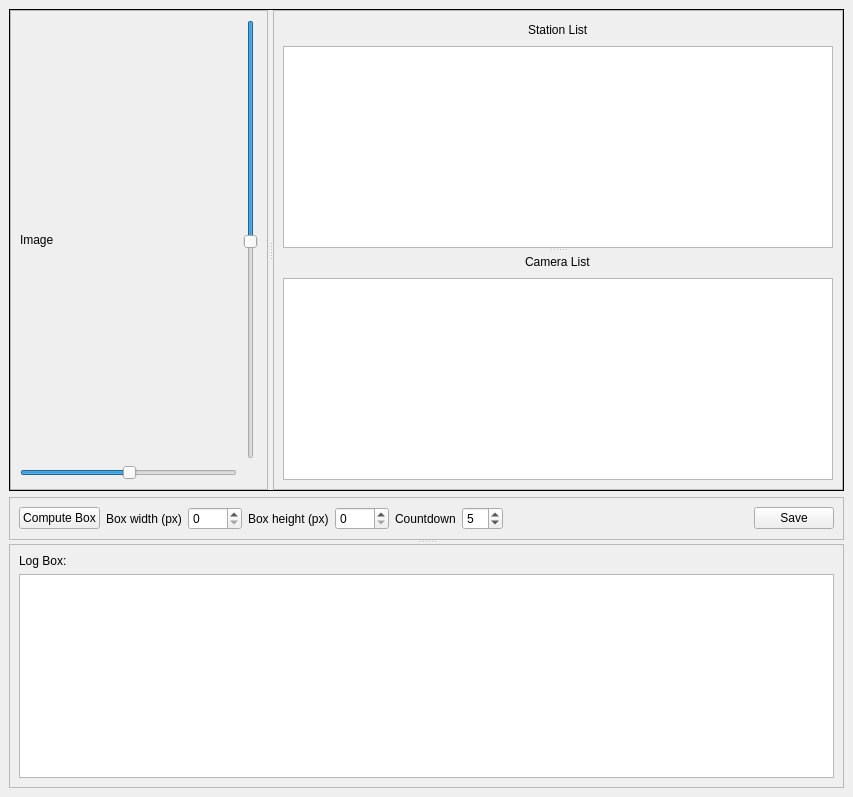
<?xml version="1.0" encoding="UTF-8"?>
<ui version="4.0">
 <class>MainWindow</class>
 <widget class="QMainWindow" name="MainWindow">
  <property name="geometry">
   <rect>
    <x>0</x>
    <y>0</y>
    <width>853</width>
    <height>797</height>
   </rect>
  </property>
  <property name="windowTitle">
   <string>DigiGym Calibration</string>
  </property>
  <property name="styleSheet">
   <string notr="true"/>
  </property>
  <widget class="QWidget" name="centralwidget">
   <layout class="QGridLayout" name="gridLayout">
    <item row="0" column="0">
     <widget class="QSplitter" name="splitter_2">
      <property name="orientation">
       <enum>Qt::Vertical</enum>
      </property>
      <widget class="QWidget" name="layoutWidget">
       <layout class="QVBoxLayout" name="verticalLayout_3">
        <item>
         <widget class="QSplitter" name="splitter">
          <property name="frameShape">
           <enum>QFrame::Box</enum>
          </property>
          <property name="orientation">
           <enum>Qt::Horizontal</enum>
          </property>
          <property name="opaqueResize">
           <bool>true</bool>
          </property>
          <property name="handleWidth">
           <number>5</number>
          </property>
          <property name="childrenCollapsible">
           <bool>true</bool>
          </property>
          <widget class="QFrame" name="frame_2">
           <property name="frameShape">
            <enum>QFrame::StyledPanel</enum>
           </property>
           <property name="frameShadow">
            <enum>QFrame::Raised</enum>
           </property>
           <layout class="QGridLayout" name="gridLayout_3">
            <item row="0" column="0">
             <widget class="QLabel" name="image_label">
              <property name="text">
               <string>Image</string>
              </property>
             </widget>
            </item>
            <item row="0" column="1">
             <widget class="QSlider" name="height_slider">
              <property name="value">
               <number>50</number>
              </property>
              <property name="tracking">
               <bool>true</bool>
              </property>
              <property name="orientation">
               <enum>Qt::Vertical</enum>
              </property>
              <property name="invertedAppearance">
               <bool>true</bool>
              </property>
             </widget>
            </item>
            <item row="1" column="0">
             <widget class="QSlider" name="width_slider">
              <property name="value">
               <number>50</number>
              </property>
              <property name="tracking">
               <bool>true</bool>
              </property>
              <property name="orientation">
               <enum>Qt::Horizontal</enum>
              </property>
              <property name="invertedAppearance">
               <bool>false</bool>
              </property>
              <property name="invertedControls">
               <bool>false</bool>
              </property>
             </widget>
            </item>
           </layout>
          </widget>
          <widget class="QFrame" name="frame_3">
           <property name="frameShape">
            <enum>QFrame::StyledPanel</enum>
           </property>
           <property name="frameShadow">
            <enum>QFrame::Raised</enum>
           </property>
           <layout class="QGridLayout" name="gridLayout_5">
            <item row="0" column="0">
             <widget class="QSplitter" name="splitter_3">
              <property name="orientation">
               <enum>Qt::Vertical</enum>
              </property>
              <widget class="QWidget" name="verticalLayoutWidget">
               <layout class="QVBoxLayout" name="verticalLayout">
                <item>
                 <layout class="QHBoxLayout" name="horizontalLayout">
                  <item>
                   <spacer name="horizontalSpacer">
                    <property name="orientation">
                     <enum>Qt::Horizontal</enum>
                    </property>
                    <property name="sizeHint" stdset="0">
                     <size>
                      <width>40</width>
                      <height>20</height>
                     </size>
                    </property>
                   </spacer>
                  </item>
                  <item>
                   <widget class="QLabel" name="label">
                    <property name="text">
                     <string>Station List</string>
                    </property>
                   </widget>
                  </item>
                  <item>
                   <spacer name="horizontalSpacer_2">
                    <property name="orientation">
                     <enum>Qt::Horizontal</enum>
                    </property>
                    <property name="sizeHint" stdset="0">
                     <size>
                      <width>40</width>
                      <height>20</height>
                     </size>
                    </property>
                   </spacer>
                  </item>
                 </layout>
                </item>
                <item>
                 <widget class="QListWidget" name="station_list"/>
                </item>
               </layout>
              </widget>
              <widget class="QWidget" name="verticalLayoutWidget_2">
               <layout class="QVBoxLayout" name="verticalLayout_2">
                <item>
                 <layout class="QHBoxLayout" name="horizontalLayout_2">
                  <item>
                   <spacer name="horizontalSpacer_3">
                    <property name="orientation">
                     <enum>Qt::Horizontal</enum>
                    </property>
                    <property name="sizeHint" stdset="0">
                     <size>
                      <width>40</width>
                      <height>20</height>
                     </size>
                    </property>
                   </spacer>
                  </item>
                  <item>
                   <widget class="QLabel" name="label_2">
                    <property name="text">
                     <string>Camera List</string>
                    </property>
                   </widget>
                  </item>
                  <item>
                   <spacer name="horizontalSpacer_4">
                    <property name="orientation">
                     <enum>Qt::Horizontal</enum>
                    </property>
                    <property name="sizeHint" stdset="0">
                     <size>
                      <width>40</width>
                      <height>20</height>
                     </size>
                    </property>
                   </spacer>
                  </item>
                 </layout>
                </item>
                <item>
                 <widget class="QListWidget" name="camera_list"/>
                </item>
               </layout>
              </widget>
             </widget>
            </item>
           </layout>
          </widget>
         </widget>
        </item>
        <item>
         <widget class="QFrame" name="frame_6">
          <property name="sizePolicy">
           <sizepolicy hsizetype="Preferred" vsizetype="Fixed">
            <horstretch>0</horstretch>
            <verstretch>0</verstretch>
           </sizepolicy>
          </property>
          <property name="frameShape">
           <enum>QFrame::StyledPanel</enum>
          </property>
          <property name="frameShadow">
           <enum>QFrame::Raised</enum>
          </property>
          <layout class="QGridLayout" name="gridLayout_4">
           <item row="0" column="0">
            <layout class="QHBoxLayout" name="horizontalLayout_3">
             <item>
              <widget class="QPushButton" name="compute_box_button">
               <property name="text">
                <string>Compute Box</string>
               </property>
              </widget>
             </item>
             <item>
              <widget class="QLabel" name="label_3">
               <property name="text">
                <string>Box width (px)</string>
               </property>
              </widget>
             </item>
             <item>
              <widget class="QSpinBox" name="width_box">
               <property name="maximum">
                <number>1920</number>
               </property>
               <property name="stepType">
                <enum>QAbstractSpinBox::DefaultStepType</enum>
               </property>
              </widget>
             </item>
             <item>
              <widget class="QLabel" name="label_4">
               <property name="text">
                <string>Box height (px)</string>
               </property>
              </widget>
             </item>
             <item>
              <widget class="QSpinBox" name="height_box">
               <property name="maximum">
                <number>1080</number>
               </property>
              </widget>
             </item>
             <item>
              <widget class="QLabel" name="label_6">
               <property name="text">
                <string>Countdown</string>
               </property>
              </widget>
             </item>
             <item>
              <widget class="QSpinBox" name="countdown_box">
               <property name="value">
                <number>5</number>
               </property>
              </widget>
             </item>
             <item>
              <spacer name="horizontalSpacer_5">
               <property name="orientation">
                <enum>Qt::Horizontal</enum>
               </property>
               <property name="sizeHint" stdset="0">
                <size>
                 <width>40</width>
                 <height>20</height>
                </size>
               </property>
              </spacer>
             </item>
             <item>
              <widget class="QPushButton" name="pushButton">
               <property name="text">
                <string>Save</string>
               </property>
              </widget>
             </item>
            </layout>
           </item>
          </layout>
         </widget>
        </item>
       </layout>
      </widget>
      <widget class="QFrame" name="frame">
       <property name="frameShape">
        <enum>QFrame::StyledPanel</enum>
       </property>
       <property name="frameShadow">
        <enum>QFrame::Raised</enum>
       </property>
       <layout class="QGridLayout" name="gridLayout_2">
        <item row="0" column="0">
         <widget class="QLabel" name="label_5">
          <property name="text">
           <string>Log Box:</string>
          </property>
         </widget>
        </item>
        <item row="1" column="0">
         <widget class="QTextEdit" name="log_textbox">
          <property name="readOnly">
           <bool>true</bool>
          </property>
         </widget>
        </item>
       </layout>
      </widget>
     </widget>
    </item>
   </layout>
  </widget>
  <widget class="QMenuBar" name="menubar">
   <property name="geometry">
    <rect>
     <x>0</x>
     <y>0</y>
     <width>853</width>
     <height>22</height>
    </rect>
   </property>
  </widget>
 </widget>
 <resources/>
 <connections/>
</ui>
